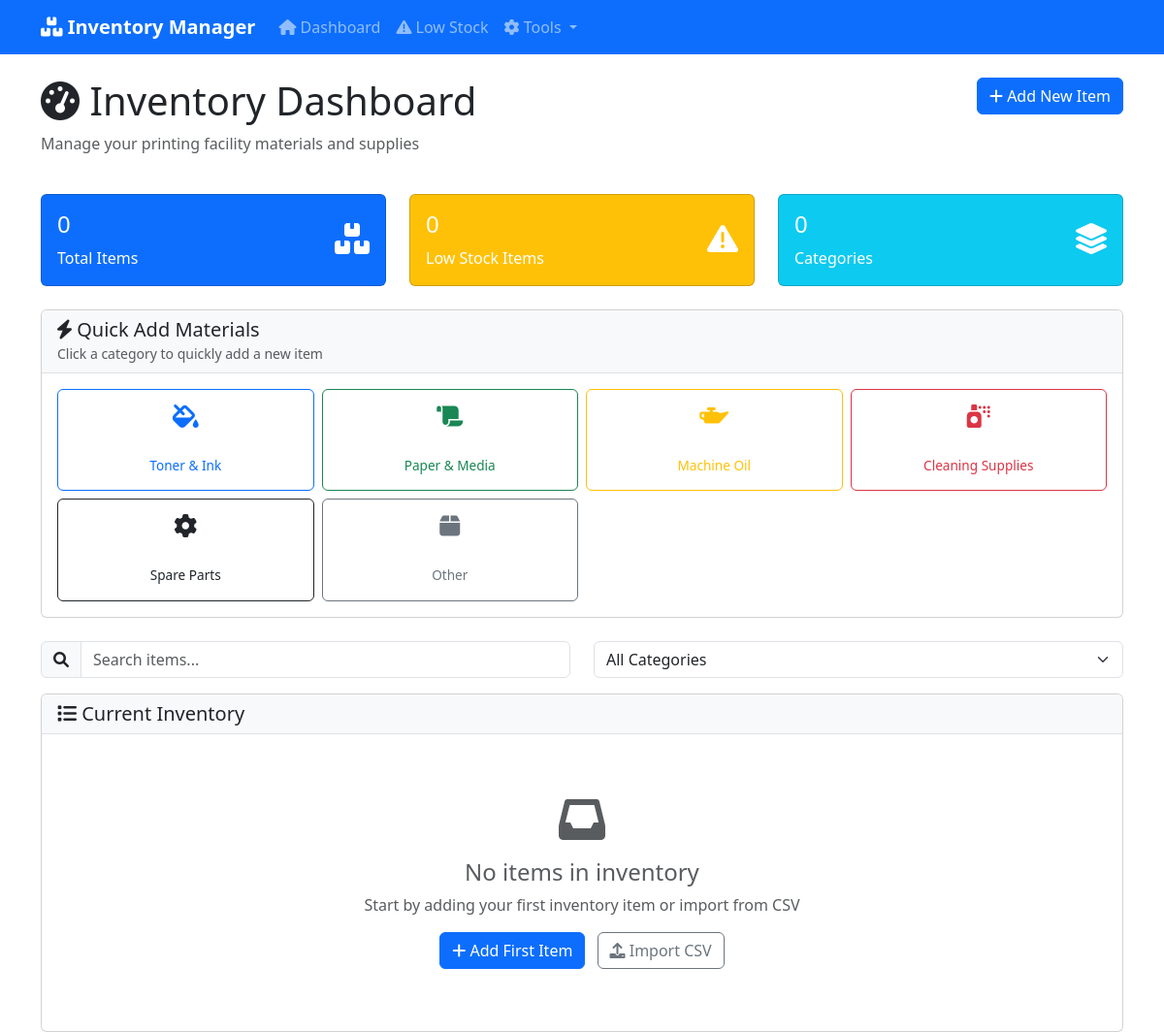
Before: / with the older database file.
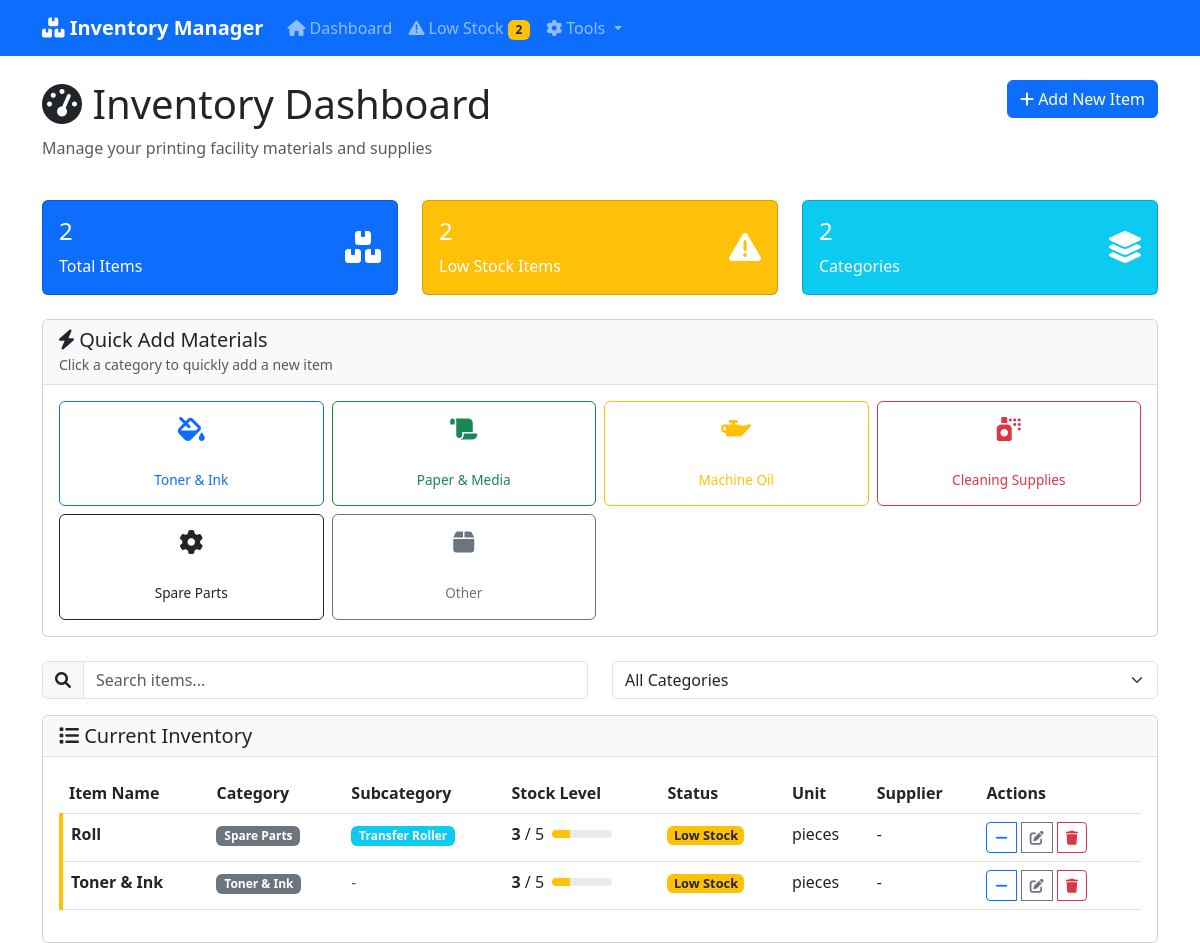
After: the same page with the newer database file.
### tables this page shows
CREATE TABLE inventory (
            id INTEGER PRIMARY KEY AUTOINCREMENT,
            name TEXT NOT NULL,
            category TEXT NOT NULL,
            current_quantity INTEGER NOT NULL DEFAULT 0,
            minimum_threshold INTEGER NOT NULL DEFAULT 0,
            unit TEXT NOT NULL DEFAULT 'pieces',
            supplier TEXT,
            notes TEXT,
            last_updated TIMESTAMP DEFAULT CURRENT_TIMESTAMP
        , subcategory TEXT);

### app.py (the view)
@app.route('/')
def index():
    items = get_all_items()
    low_stock_items = get_low_stock_items()
    return render_template('index.html', items=items, low_stock_count=len(low_stock_items))

### app.py (called while the page is built)
@app.context_processor
def inject_low_stock_count():
    low_stock_items = get_low_stock_items()
    return dict(low_stock_count=len(low_stock_items))

def get_db_connection():
    conn = sqlite3.connect('inventory.db')
    conn.row_factory = sqlite3.Row
    return conn

def get_all_items():
    conn = get_db_connection()
    items = conn.execute('SELECT * FROM inventory ORDER BY name').fetchall()
    conn.close()
    return items

def get_low_stock_items():
    conn = get_db_connection()
    items = conn.execute(
        'SELECT * FROM inventory WHERE current_quantity <= minimum_threshold ORDER BY name'
    ).fetchall()
    conn.close()
    return items

### templates/index.html (shortened to what this page needs)
{% extends "base.html" %}
{% block content %}
<div class="row mb-4">
    <div class="col-md-8">
        <h1><i class="fas fa-tachometer-alt"></i> Inventory Dashboard</h1>
        <p class="text-muted">Manage your printing facility materials and supplies</p>
    </div>
    <div class="col-md-4 text-end">
        <a href="{{ url_for('add_item') }}" class="btn btn-primary">
            <i class="fas fa-plus"></i> Add New Item
        </a>
    </div>
</div>
<div class="row mb-4">
    <div class="col-md-4">
        <div class="card text-white bg-primary">
            <div class="card-body">
                <div class="d-flex justify-content-between">
                    <div>
                        <h4>{{ items|length }}</h4>
                        <p class="mb-0">Total Items</p>
                    </div>
                    <div class="align-self-center">
                        <i class="fas fa-boxes fa-2x"></i>
                    </div>
                </div>
            </div>
        </div>
    </div>
    <div class="col-md-4">
        <div class="card text-white bg-warning">
            <div class="card-body">
                <div class="d-flex justify-content-between">
                    <div>
                        <h4>{{ low_stock_count }}</h4>
                        <p class="mb-0">Low Stock Items</p>
                    </div>
                    <div class="align-self-center">
                        <i class="fas fa-exclamation-triangle fa-2x"></i>
                    </div>
                </div>
            </div>
        </div>
    </div>
    <div class="col-md-4">
        <div class="card text-white bg-info">
            <div class="card-body">
                <div class="d-flex justify-content-between">
                    <div>
                        <h4>
                            {% set categories = items|map(attribute='category')|unique|list %}
                            {{ categories|length }}
                        </h4>
                        <p class="mb-0">Categories</p>
                    </div>
                    <div class="align-self-center">
                        <i class="fas fa-layer-group fa-2x"></i>
                    </div>
                </div>
            </div>
        </div>
    </div>
</div>
<div class="card mb-4">
    <div class="card-header">
        <h5 class="mb-0"><i class="fas fa-bolt"></i> Quick Add Materials</h5>
        <small class="text-muted">Click a category to quickly add a new item</small>
    </div>
    <div class="card-body">
        <div class="row g-2">
            <div class="col-6 col-md-3">
                <button class="btn btn-outline-primary w-100 quick-add-btn"
                        data-category="Toner & Ink"
                        onclick="openQuickAddModal('Toner & Ink')">
                    <i class="fas fa-fill-drip"></i><br>
                    <small>Toner & Ink</small>
                </button>
            </div>
            <div class="col-6 col-md-3">
                <button class="btn btn-outline-success w-100 quick-add-btn"
                        data-category="Paper & Media"
                        onclick="openQuickAddModal('Paper & Media')">
                    <i class="fas fa-scroll"></i><br>
                    <small>Paper & Media</small>
                </button>
            </div>
            <div class="col-6 col-md-3">
                <button class="btn btn-outline-warning w-100 quick-add-btn"
                        data-category="Machine Oil"
                        onclick="openQuickAddModal('Machine Oil')">
                    <i class="fas fa-oil-can"></i><br>
                    <small>Machine Oil</small>
                </button>
            </div>
            <div class="col-6 col-md-3">
                <button class="btn btn-outline-danger w-100 quick-add-btn"
                        data-category="Cleaning Supplies"
                        onclick="openQuickAddModal('Cleaning Supplies')">
                    <i class="fas fa-spray-can"></i><br>
                    <small>Cleaning Supplies</small>
                </button>
            </div>
            <div class="col-6 col-md-3">
                <button class="btn btn-outline-dark w-100 quick-add-btn"
                        data-category="Spare Parts"
                        onclick="openQuickAddModal('Spare Parts')">
                    <i class="fas fa-cog"></i><br>
                    <small>Spare Parts</small>
                </button>
            </div>
            <div class="col-6 col-md-3">
                <button class="btn btn-outline-secondary w-100 quick-add-btn"
                        data-category="Other"
                        onclick="openQuickAddModal('Other')">
                    <i class="fas fa-box"></i><br>
                    <small>Other</small>
                </button>
            </div>
        </div>
    </div>
</div>
<div class="row mb-3">
    <div class="col-md-6">
        <div class="input-group">
            <span class="input-group-text"><i class="fas fa-search"></i></span>
            <input type="text" class="form-control" id="searchInput" placeholder="Search items...">
        </div>
    </div>
    <div class="col-md-6">
        <select class="form-select" id="categoryFilter">
            <option value="">All Categories</option>
            {% set categories = items|map(attribute='category')|unique|list %}
        </select>
    </div>
</div>
<div class="card">
    <div class="card-header">
        <h5 class="mb-0"><i class="fas fa-list"></i> Current Inventory</h5>
    </div>
    <div class="card-body">
        {% if items %}
            <div class="table-responsive">
                <table class="table table-hover" id="inventoryTable">
                    <thead>
                        <tr>
                            <th>Item Name</th>
                            <th>Category</th>
                            <th>Subcategory</th>
                            <th>Stock Level</th>
                            <th>Status</th>
                            <th>Unit</th>
                            <th>Supplier</th>
                            <th>Actions</th>
                        </tr>
                    </thead>
                    <tbody>
                        {% for item in items %}
                            <tr class="inventory-item
                                {% if item.current_quantity == 0 %}out-of-stock
                                {% elif item.current_quantity <= item.minimum_threshold %}low-stock
                                {% else %}good-stock
                                {% endif %}"
                                data-category="{{ item.category|lower }}"
                                data-name="{{ item.name|lower }}">
                                <td>
                                    <strong>{{ item.name }}</strong>
                                </td>
                                <td>
                                    <span class="badge bg-secondary">{{ item.category }}</span>
                                </td>
                                <td>
                                    {% if item.subcategory %}
                                        <span class="badge bg-info">{{ item.subcategory }}</span>
                                    {% else %}
                                        <span class="text-muted">-</span>
                                    {% endif %}
                                </td>
                                <td>
                                    <div class="d-flex align-items-center">
                                        <span class="me-2"><strong>{{ item.current_quantity }}</strong> / {{ item.minimum_threshold }}</span>
                                        <div class="progress" style="width: 60px; height: 8px;">
                                            {% set percentage = ((item.current_quantity / (item.minimum_threshold * 2)) * 100) if item.minimum_threshold > 0 else 100 %}
                                            {% set percentage = 100 if percentage > 100 else percentage %}
                                            <div class="progress-bar
                                                {% if percentage <= 25 %}bg-danger
                                                {% elif percentage <= 50 %}bg-warning
                                                {% else %}bg-success
                                                {% endif %}"
                                                style="width: {{ percentage }}%"></div>
                                        </div>
                                    </div>
                                </td>
                                <td>
                                    {% if item.current_quantity == 0 %}
                                        <span class="badge bg-danger status-badge">Out of Stock</span>
                                    {% elif item.current_quantity <= item.minimum_threshold %}
                                        <span class="badge bg-warning text-dark status-badge">Low Stock</span>
                                    {% else %}
                                        <span class="badge bg-success status-badge">In Stock</span>
                                    {% endif %}
                                </td>
                                <td>{{ item.unit }}</td>
                                <td>{{ item.supplier or '-' }}</td>
                                <td>
                                    <div class="btn-group btn-group-sm">
                                        <button class="btn btn-outline-primary use-item-btn"
                                           title="Use Item"
                                           type="button"
                                           data-item-id="{{ item.id }}"
                                           data-item-name="{{ item.name }}"
                                           data-item-quantity="{{ item.current_quantity }}"
                                           data-item-unit="{{ item.unit }}">
                                            <i class="fas fa-minus"></i>
                                        </button>
                                        <a href="{{ url_for('edit_item', item_id=item.id) }}"
                                           class="btn btn-outline-secondary"
                                           title="Edit Item">
                                            <i class="fas fa-edit"></i>
                                        </a>
                                        <a href="{{ url_for('delete_item', item_id=item.id) }}"
                                           class="btn btn-outline-danger"
                                           title="Delete Item"
                                           onclick="return confirm('Are you sure you want to delete this item?')">
                                            <i class="fas fa-trash"></i>
                                        </a>
                                    </div>
                                </td>
                            </tr>
                        {% endfor %}
                    </tbody>
                </table>
            </div>
        {% else %}
            <div class="text-center py-5">
                <i class="fas fa-inbox fa-3x text-muted mb-3"></i>
                <h4 class="text-muted">No items in inventory</h4>
                <p class="text-muted">Start by adding your first inventory item or import from CSV</p>
                <div class="mt-3">
                    <a href="{{ url_for('add_item') }}" class="btn btn-primary me-2">
                        <i class="fas fa-plus"></i> Add First Item
                    </a>
                    <a href="{{ url_for('import_csv') }}" class="btn btn-outline-secondary">
                        <i class="fas fa-upload"></i> Import CSV
                    </a>
                </div>
            </div>
        {% endif %}
    </div>
</div>
{% endblock %}

### templates/base.html (shortened to what this page needs)
<!DOCTYPE html>
<html lang="en">
<head>
    <link href="https://cdnjs.cloudflare.com/ajax/libs/bootstrap/5.3.0/css/bootstrap.min.css" rel="stylesheet">
    <link href="https://cdnjs.cloudflare.com/ajax/libs/font-awesome/6.0.0/css/all.min.css" rel="stylesheet">
</head>
<body>
    <nav class="navbar navbar-expand-lg navbar-dark bg-primary">
        <div class="container">
            <a class="navbar-brand" href="{{ url_for('index') }}">
                <i class="fas fa-boxes"></i> Inventory Manager
            </a>
            <div class="collapse navbar-collapse" id="navbarNav">
                <ul class="navbar-nav me-auto">
                    <li class="nav-item">
                        <a class="nav-link" href="{{ url_for('index') }}">
                            <i class="fas fa-home"></i> Dashboard
                        </a>
                    </li>
                    <li class="nav-item">
                        <a class="nav-link" href="{{ url_for('low_stock') }}">
                            <i class="fas fa-exclamation-triangle"></i> Low Stock
                            {% if low_stock_count > 0 %}
                                <span class="badge bg-warning text-dark">{{ low_stock_count }}</span>
                            {% endif %}
                        </a>
                    </li>
                    <li class="nav-item dropdown">
                        <a class="nav-link dropdown-toggle" href="#" role="button" data-bs-toggle="dropdown">
                            <i class="fas fa-cog"></i> Tools
                        </a>
                    </li>
                </ul>
            </div>
        </div>
    </nav>
    <div class="container mt-4">
        {% block content %}{% endblock %}
    </div>
</body>
</html>

### templates/base.html (style rules this page uses)
.navbar-brand { font-weight: bold; }
.low-stock { background-color: #fff3cd; border-left: 4px solid #ffc107; }
.card-header { background-color: #f8f9fa; border-bottom: 1px solid #dee2e6; }
.btn-group .btn { margin-right: 5px; }
.status-badge { font-size: 0.8em; padding: 0.25em 0.5em; }

### templates/index.html (style rules this page uses)
.quick-add-btn { padding: 15px 10px; min-height: 80px; font-weight: 500; transition: all 0.3s ease; display: flex; flex-direction: column; align-items: center; justify-content: center; }
.quick-add-btn i { font-size: 1.5rem; margin-bottom: 5px; }
.quick-add-btn small { white-space: normal; text-align: center; font-size: 0.85rem; }

Changed rows visible on the page:
added inventory: name "Roll", category "Spare Parts", subcategory "Transfer Roller", current_quantity "3", minimum_threshold "5", {{ percentage }} 30.0 (drawn), shows "Low Stock", unit "pieces", supplier "-"
added inventory: name "Toner & Ink", category "Toner & Ink", current_quantity "3", minimum_threshold "5", {{ percentage }} 30.0 (drawn), shows "Low Stock", unit "pieces", supplier "-"
Other visible differences:
{{ low_stock_count }}: (not shown) → "2"
{{ items|length }}: "0" → "2"
{{ low_stock_count }}: "0" → "2"
{{ categories|length }}: "0" → "2"
text no longer shown: "No items in inventory Start by adding your first inventory item or import from CSV Add First Item Import CSV"
text now shown: "Item Name Category Subcategory Stock Level Status Unit Supplier Actions"
